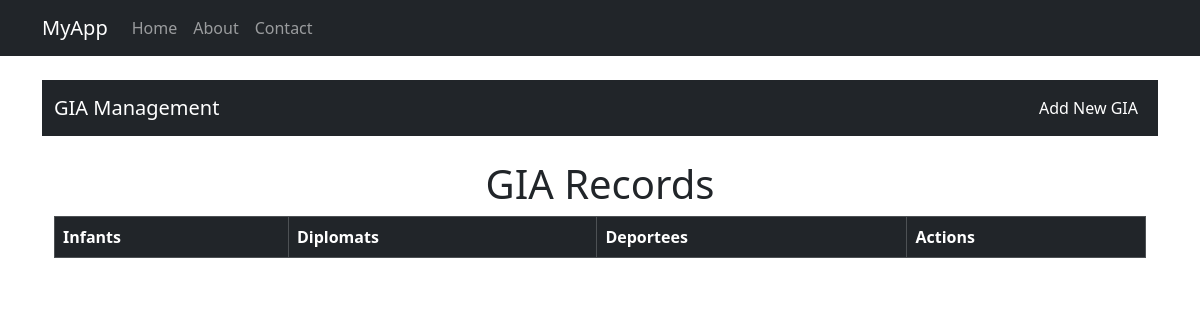
/gia, run on an earlier commit of the app's database.
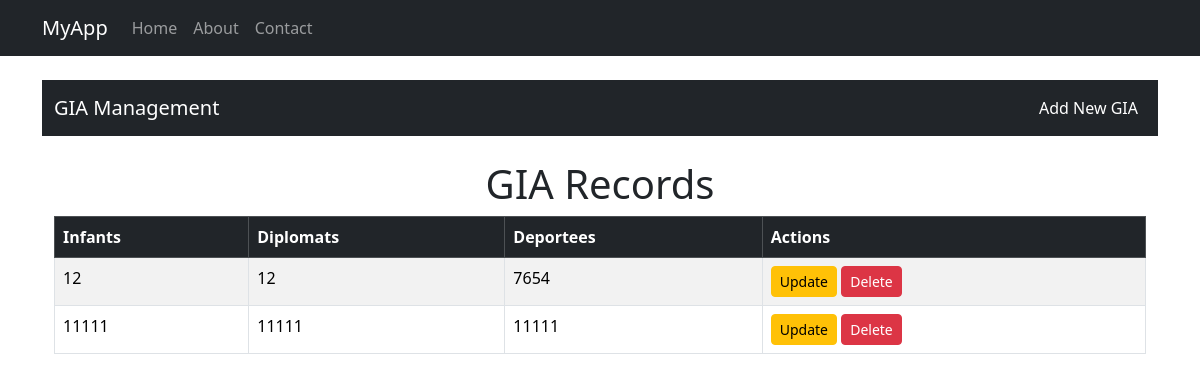
And on a later commit of the database.
### app/models.py (models this page shows, shortened)
class GIA(db.Model):
    __tablename__ = 'gia'
    id = db.Column(db.Integer, primary_key=True)
    infants = db.Column(db.String)
    diplomats = db.Column(db.String)
    deportees = db.Column(db.String)

### app/routes.py (the view)
    @app.route('/gia')
    def gia_index():
        gia_entries = GIA.query.all()
        return render_template('gia/list.html', gia_entries=gia_entries)

### app/templates/gia/list.html (shortened to what this page needs)
{% extends "base.html" %}
{% block content %}
    <nav class="navbar navbar-expand-lg navbar-dark bg-dark">
        <div class="container-fluid">
            <a class="navbar-brand" href="{{ url_for('gia_index') }}">GIA Management</a>
            <div class="collapse navbar-collapse" id="navbarNav">
                <ul class="navbar-nav ms-auto">
                    <li class="nav-item">
                        <a class="nav-link btn btn-primary text-white" href="{{ url_for('add_gia') }}">Add New GIA</a>
                    </li>
                </ul>
            </div>
        </div>
    </nav>
    <div class="container mt-4">
        <h1 class="text-center">GIA Records</h1>
        <div class="table-responsive">
            <table class="table table-bordered table-striped">
                <thead class="table-dark">
                <tr>
                    <th>Infants</th>
                    <th>Diplomats</th>
                    <th>Deportees</th>
                    <th>Actions</th>
                </tr>
                </thead>
                <tbody>
                {% for gia in gia_entries %}
                    <tr>
                        <td>{{ gia.infants }}</td>
                        <td>{{ gia.diplomats }}</td>
                        <td>{{ gia.deportees }}</td>
                        <td>
                            <a href="{{ url_for('update_gia', gia_id=gia.id) }}" class="btn btn-warning btn-sm">Update</a>
                            <form action="{{ url_for('delete_gia', gia_id=gia.id) }}" method="POST" style="display:inline;">
                                <button type="submit" class="btn btn-danger btn-sm" onclick="return confirm('Are you sure?');">
                                    Delete
                                </button>
                            </form>
                        </td>
                    </tr>
                {% endfor %}
                </tbody>
            </table>
        </div>
    </div>
{% endblock %}

### app/templates/base.html (shortened to what this page needs)
<!DOCTYPE html>
<html lang="en">
<head>
    <link href="https://cdn.jsdelivr.net/npm/bootstrap@5.3.2/dist/css/bootstrap.min.css" rel="stylesheet">
</head>
<body>
<nav class="navbar navbar-expand-lg navbar-dark bg-dark">
    <div class="container">
        <a class="navbar-brand" href="#">MyApp</a>
        <div class="collapse navbar-collapse" id="navbarNav">
            <ul class="navbar-nav">
                <li class="nav-item"><a class="nav-link" href="#">Home</a></li>
                <li class="nav-item"><a class="nav-link" href="#">About</a></li>
                <li class="nav-item"><a class="nav-link" href="#">Contact</a></li>
            </ul>
        </div>
    </div>
</nav>
<div class="container mt-4">
    {% block content %}{% endblock %}
</div>
</body>
</html>

What changed in the data, as far as the page shows it:
added GIA: infants "12", diplomats "12", deportees "7654"
added GIA: infants "11111", diplomats "11111", deportees "11111"
